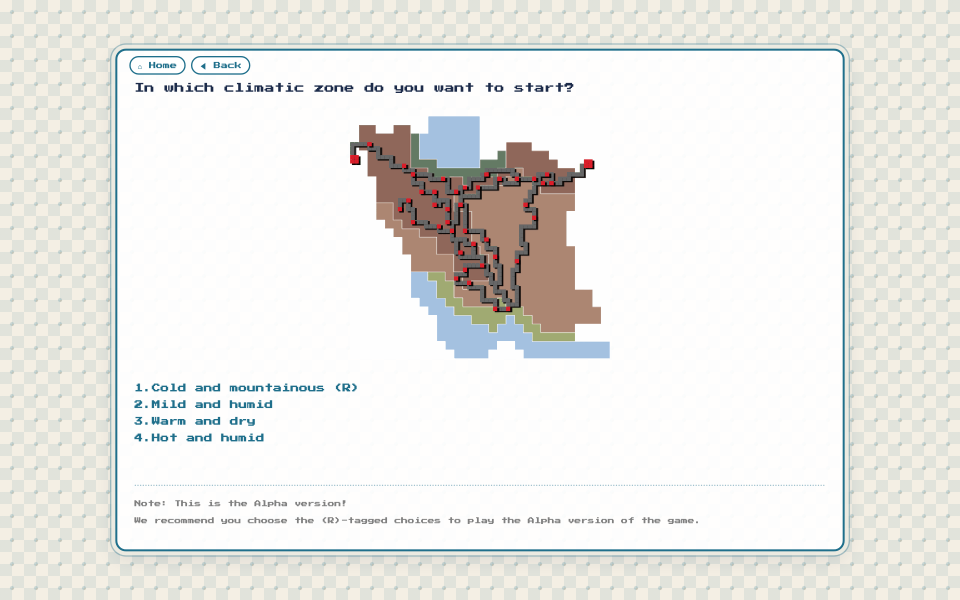
#> input picture portfolio/source-screenshots/desktop-01-climatic-zone-map.png, 2880 x 1800 px, found by its file name (shown at 1/3 size); its folder holds 5 pictures in this run
$ python frame.py ../source-screenshots/desktop-03-route-choice.png
#> lines starting #> are read from the running program, lines starting #| are printed output that depends on the picture; after the words box and inside, x2 and y2 are one past the last pixel; in counts of white or black regions, pixels touching at a corner belong together
"""Frames the real screenshots on a parchment background (no added text). Run: python3 frame.py <portfolio-images dir>"""
import sys, os, random
from PIL import Image, ImageDraw, ImageFilter, ImageChops

D = sys.argv[1]
SRC = os.path.join(D, 'source-screenshots')
random.seed(7)


def parchment(w, h):
    base = Image.new('RGB', (w, h), (236, 222, 190))
    # grain
    noise = Image.effect_noise((w, h), 22).convert('L')
    grain = Image.merge('RGB', [noise.point(lambda v: 236 + (v - 128) * 0.10)] * 1 +
                        [noise.point(lambda v: 222 + (v - 128) * 0.10), noise.point(lambda v: 190 + (v - 128) * 0.10)])
    base = Image.blend(base, grain, 0.6)
    # soft sepia stains
    stains = Image.new('L', (w, h), 0)
    d = ImageDraw.Draw(stains)
    for _ in range(9):
        r = random.randint(int(min(w, h) * .12), int(min(w, h) * .35))
        x, y = random.randint(-r // 2, w), random.randint(-r // 2, h)
        d.ellipse((x - r, y - r, x + r, y + r), fill=random.randint(18, 40))
    stains = stains.filter(ImageFilter.GaussianBlur(min(w, h) * .08))
    sepia = Image.new('RGB', (w, h), (150, 105, 60))
    base = Image.composite(sepia, base, stains)
    # faint fibres
    fib = Image.new('L', (w, h), 0)
    d = ImageDraw.Draw(fib)
    for _ in range(int(w * h / 9000)):
        x, y = random.randint(0, w), random.randint(0, h)
        dx, dy = random.randint(-30, 30), random.randint(-6, 6)
        d.line((x, y, x + dx, y + dy), fill=random.randint(10, 26), width=1)
    base = Image.composite(Image.new('RGB', (w, h), (120, 85, 50)), base, fib)
    # vignette
    vig = Image.new('L', (w, h), 0)
    ImageDraw.Draw(vig).ellipse((-w * .15, -h * .2, w * 1.15, h * 1.2), fill=255)
    vig = vig.filter(ImageFilter.GaussianBlur(min(w, h) * .12))
    dark = Image.new('RGB', (w, h), (120, 82, 45))
    base = Image.composite(base, Image.blend(base, dark, .45), vig)
    return base


def shadow(canvas, box, radius, blur, offset=(0, 12), alpha=110):
    w, h = canvas.size
    m = Image.new('L', (w, h), 0)
    x0, y0, x1, y1 = box
    ImageDraw.Draw(m).rounded_rectangle((x0 + offset[0], y0 + offset[1], x1 + offset[0], y1 + offset[1]), radius, fill=alpha)
    m = m.filter(ImageFilter.GaussianBlur(blur))
    canvas.paste(Image.new('RGB', (w, h), (70, 45, 20)), (0, 0), m)


def rounded_paste(canvas, img, xy, radius):
    m = Image.new('L', img.size, 0)
    ImageDraw.Draw(m).rounded_rectangle((0, 0, img.width - 1, img.height - 1), radius, fill=255)
    canvas.paste(img, xy, m)


def browser(shot, out, W, H, win_w):
    shot = Image.open(os.path.join(SRC, shot)).convert('RGB')
    bar = round(win_w * 0.03)
    cw, ch = win_w, round(win_w * shot.height / shot.width)
    wh = ch + bar
    x0, y0 = (W - cw) // 2, (H - wh) // 2
    assert x0 >= W * .1 - 1 and y0 >= H * .1 - 1, (x0, y0)
    c = parchment(W, H)
    rad = round(win_w * .012)
    shadow(c, (x0, y0, x0 + cw, y0 + wh), rad, round(win_w * .025))
    win = Image.new('RGB', (cw, wh), (250, 247, 240))
    d = ImageDraw.Draw(win)
    d.rectangle((0, 0, cw, bar), fill=(234, 226, 210))
    d.line((0, bar - 1, cw, bar - 1), fill=(205, 192, 168), width=1)
    r = bar * .17
    for k, col in enumerate([(224, 108, 90), (226, 180, 80), (120, 180, 110)]):
        cx, cy = bar * .55 + k * bar * .5, bar / 2
        d.ellipse((cx - r, cy - r, cx + r, cy + r), fill=col)
    pill_w = cw * .42
    d.rounded_rectangle(((cw - pill_w) / 2, bar * .22, (cw + pill_w) / 2, bar * .78), bar * .28, fill=(248, 244, 236))
    win.paste(shot.resize((cw, ch), Image.LANCZOS), (0, bar))
    rounded_paste(c, win, (x0, y0), rad)
    ImageDraw.Draw(c).rounded_rectangle((x0, y0, x0 + cw - 1, y0 + wh - 1), rad, outline=(150, 115, 75), width=2)
    c.save(os.path.join(D, out), optimize=True)
    print(out, c.size)


def phone(shot, out, W=1080, H=1920):
    shot = Image.open(os.path.join(SRC, shot)).convert('RGB')
    sh = 1440
    sw = round(sh * shot.width / shot.height)
    bz = 22
    bw, bh = sw + 2 * bz, sh + 2 * bz
    x0, y0 = (W - bw) // 2, (H - bh) // 2
    c = parchment(W, H)
    shadow(c, (x0, y0, x0 + bw, y0 + bh), 86, 40, (0, 18), 130)
    body = Image.new('RGB', (bw, bh), (27, 31, 42))
    rounded_paste(c, body, (x0, y0), 86)
    ImageDraw.Draw(c).rounded_rectangle((x0, y0, x0 + bw - 1, y0 + bh - 1), 86, outline=(70, 76, 92), width=3)
    rounded_paste(c, shot.resize((sw, sh), Image.LANCZOS), (x0 + bz, y0 + bz), 64)
    c.save(os.path.join(D, out), optimize=True)
    print(out, c.size, 'phone', (bw, bh), 'margins', x0, y0)


browser('desktop-01-climatic-zone-map.png', 'cover-1600x1000.png', 1600, 1000, 1220)
#> in browser, shot is the input picture: PIL image 2880x1800 RGB; mean R, G, B 234.9, 234.3, 230.8
#> in parchment, `stains = Image.new('L', (w, h), 0)`: stains: PIL image 1600x1000 L; every value is 0
#> the loop in parchment, `for _ in range(int(w * h / 9000)):` made 177 passes
#> (x, y, dx, dy) on passes 1 to 3: (858, 147, 4, -5), (1147, 835, 13, -4), (1191, 584, 10, -3)
#> in parchment, `ImageDraw.Draw(vig).ellipse((-w * .15, -h * .2, w * 1.15, h * 1.2), fi..`:
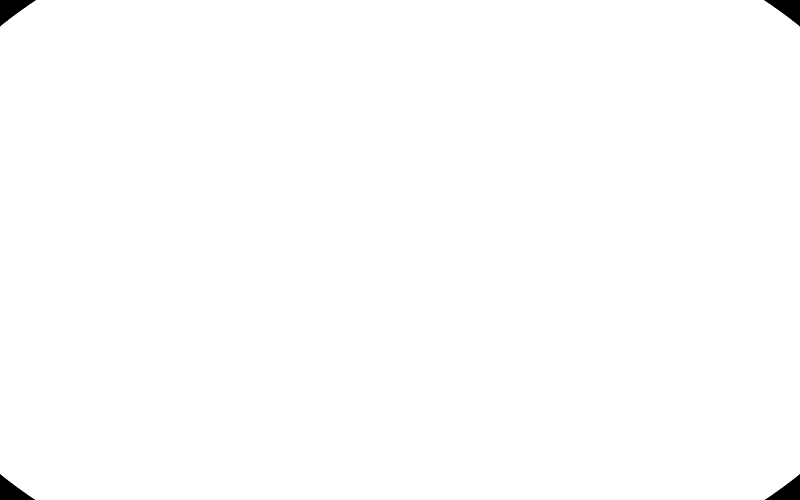
#> vig: PIL image 1600x1000 L (shown at 1/2 size); 99.5% white; 4 black regions, box (x1, y1, x2, y2) and area: (0, 0, 72, 53) 1856, (1528, 0, 1600, 53) 1856, (0, 948, 70, 1000) 1784, (1530, 948, 1600, 1000) 1784
#> in shadow, `ImageDraw.Draw(m).rounded_rectangle((x0 + offset[0], y0 + offset[1], x..`: m: PIL image 1600x1000 L; values 0 (black) and 110 (white), 61% white; 1 black region, box (x1, y1, x2, y2) and area: (0, 0, 1600, 1000) 623412
#> in rounded_paste, `m = Image.new('L', img.size, 0)`: m: PIL image 1220x799 L; every value is 0
#> in rounded_paste, `ImageDraw.Draw(m).rounded_rectangle((0, 0, img.width - 1, img.height -..`: m: PIL image 1220x799 L; 100% white; 4 black regions, box (x1, y1, x2, y2) and area: (0, 0, 12, 12) 53, (1208, 0, 1220, 12) 53, (0, 787, 12, 799) 53, (1208, 787, 1220, 799) 53
#| cover-1600x1000.png (1600, 1000)
browser('desktop-02-season-choice.png', 'gallery-season-1200x750.png', 1200, 750, 915)
#> call 2 of browser, with shot = 'desktop-02-season-choice.png', out = 'gallery-season-1200x750.png', W = 1200, H = 750, win_w = 915
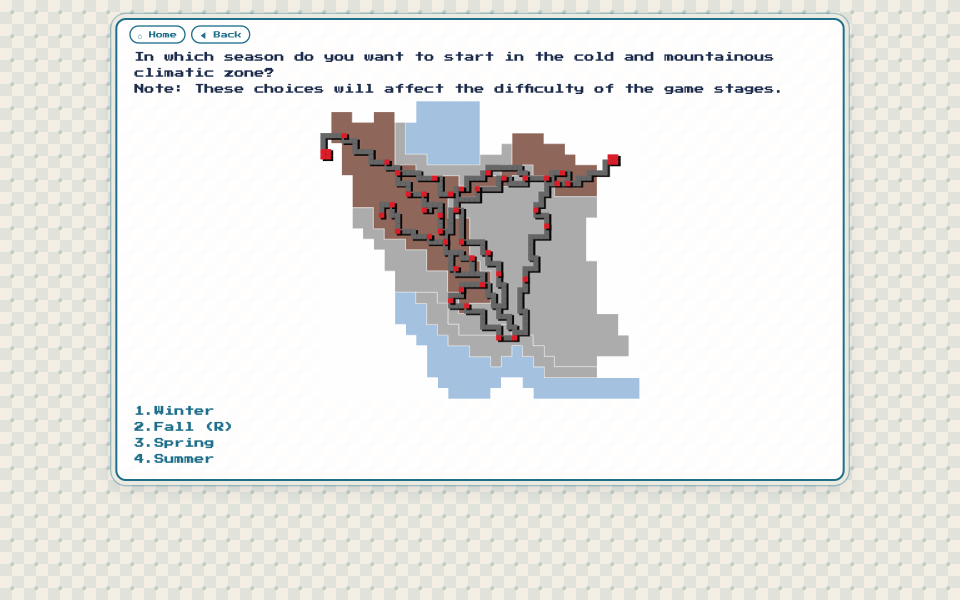
#> input picture portfolio/source-screenshots/desktop-02-season-choice.png, 2880 x 1800 px, found by its file name (shown at 1/3 size)
#> in browser, shot is the input picture: PIL image 2880x1800 RGB; mean R, G, B 230, 230, 227.1
#> call 2 of parchment, with w = 1200, h = 750
#> in parchment (call 2), `noise = Image.effect_noise((w, h), 22).convert('L')`:
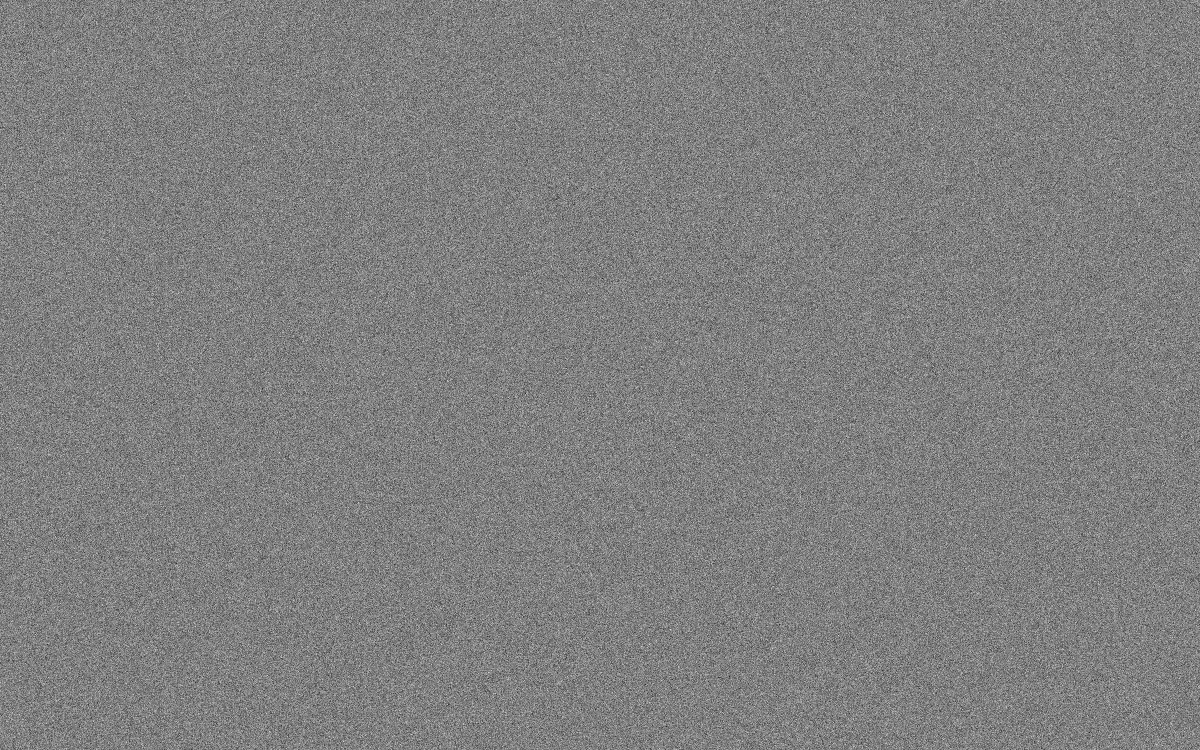
#> noise: PIL image 1200x750 L; min 24, max 230, mean 127.5
#> in parchment (call 2), `stains = Image.new('L', (w, h), 0)`: stains: PIL image 1200x750 L; every value is 0
#> the loop in parchment (call 2), `for _ in range(9):` made 9 passes
#> (r, x, y) on passes 1 to 9: (133, 900, 357), (162, 528, 180), (156, 753, 593), (167, 905, 486), (190, 150, 76), (131, 87, 146), (217, 1018, 116), (175, 833, 349), (230, 279, 134)
#> in parchment (call 2), `sepia = Image.new('RGB', (w, h), (150, 105, 60))`:
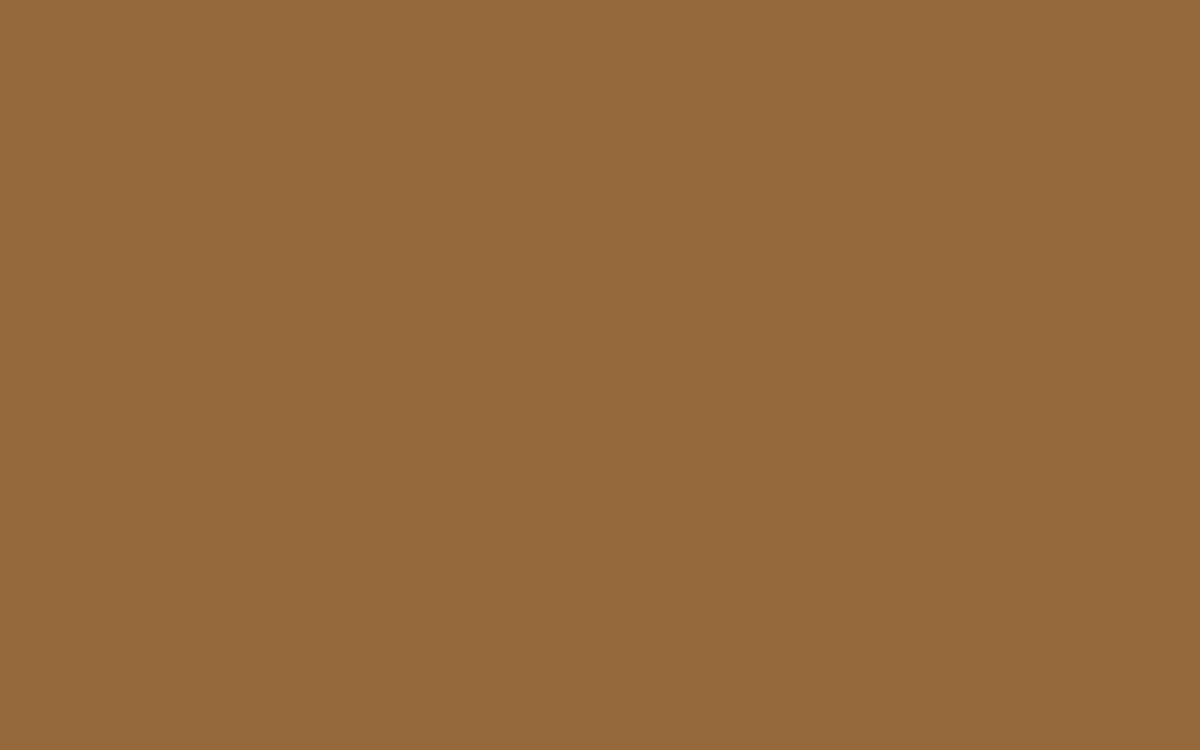
#> sepia: PIL image 1200x750 RGB; mean R, G, B 150, 105, 60
#> the loop in parchment (call 2), `for _ in range(int(w * h / 9000)):` made 100 passes
#> (x, y, dx, dy) on passes 1 to 12: (357, 350, 5, -5), (489, 377, -14, 6), (41, 422, -6, 0), (430, 385, -13, -1), (1020, 284, 6, -1), (1030, 541, 10, 6), (189, 277, 27, -3), (818, 661, -2, 0), (44, 130, -28, 0), (1003, 0, -26, 0), (958, 459, -15, 6), (458, 158, -21, 2)
#> in parchment (call 2), `ImageDraw.Draw(vig).ellipse((-w * .15, -h * .2, w * 1.15, h * 1.2), fi..`: vig: PIL image 1200x750 L; 99.6% white; 4 black regions, box (x1, y1, x2, y2) and area: (0, 0, 54, 40) 1053, (1147, 0, 1200, 39) 1013, (0, 711, 52, 750) 999, (1149, 712, 1200, 750) 960
#> in shadow (call 2), `ImageDraw.Draw(m).rounded_rectangle((x0 + offset[0], y0 + offset[1], x..`: m: PIL image 1200x750 L; values 0 (black) and 110 (white), 61.1% white; 1 black region, box (x1, y1, x2, y2) and area: (0, 0, 1200, 750) 350516
#> in browser (call 2), `win.paste(shot.resize((cw, ch), Image.LANCZOS), (0, bar))`:
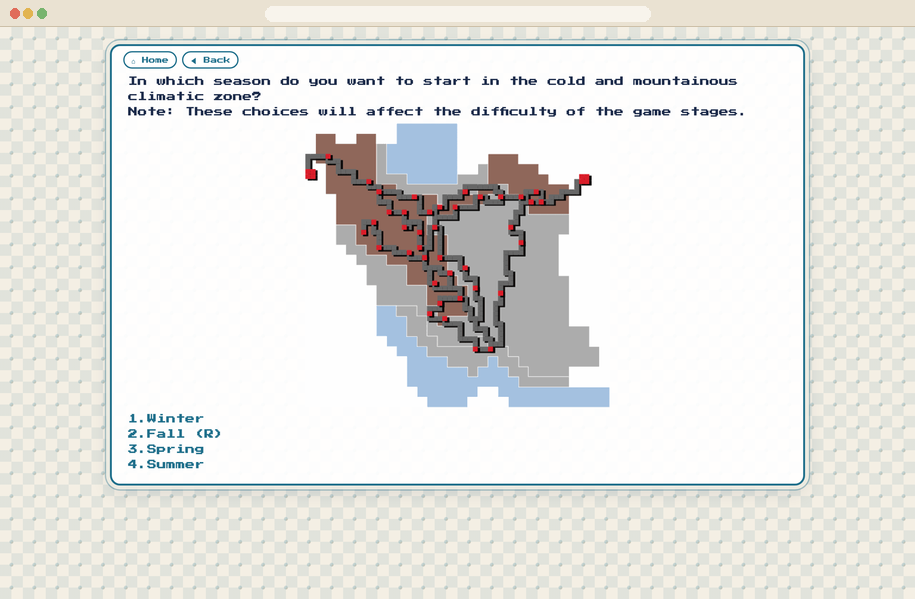
#> win: PIL image 915x599 RGB; mean R, G, B 230.2, 229.8, 226.4
#> call 2 of rounded_paste, with xy = (142, 75), radius = 11
#> in rounded_paste (call 2), `m = Image.new('L', img.size, 0)`: m: PIL image 915x599 L; every value is 0
#> in rounded_paste (call 2), `ImageDraw.Draw(m).rounded_rectangle((0, 0, img.width - 1, img.height -..`: m: PIL image 915x599 L; 100% white; 4 black regions, box (x1, y1, x2, y2) and area: (0, 0, 8, 8) 29, (907, 0, 915, 8) 29, (0, 591, 8, 599) 29, (907, 591, 915, 599) 29
#> in rounded_paste (call 2), `canvas.paste(img, xy, m)`:
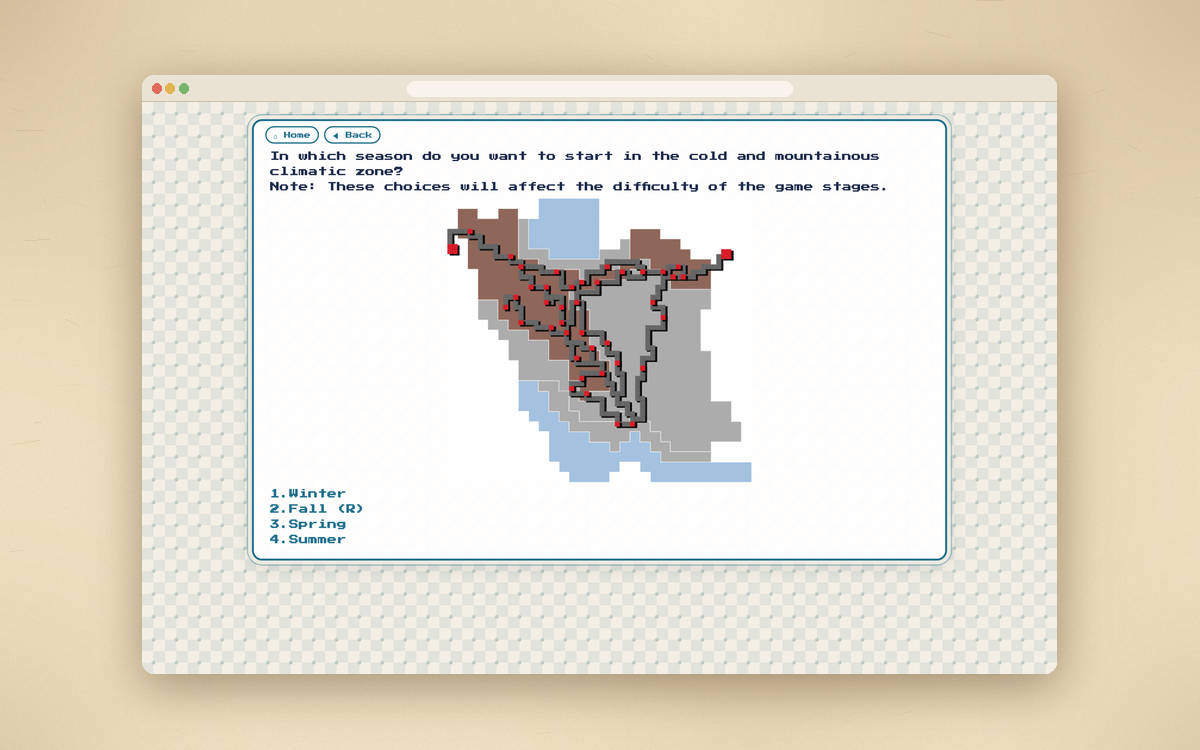
#> canvas: PIL image 1200x750 RGB; mean R, G, B 227.7, 221.1, 206.3
#| gallery-season-1200x750.png (1200, 750)
browser('desktop-04-map-yellow-point.png', 'gallery-journey-1200x750.png', 1200, 750, 915)
#> (the run stopped early here; a loop or call above may not have finished)
